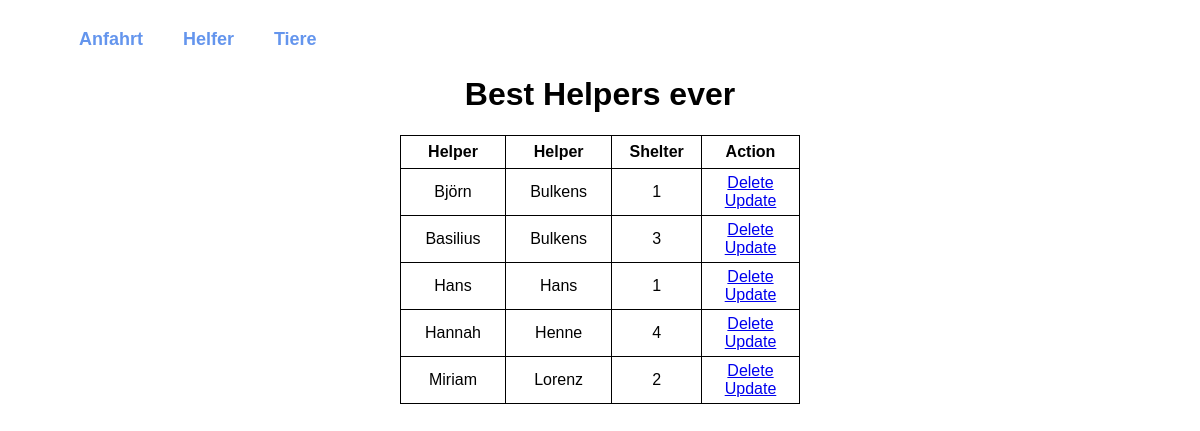
Before: / with the older database file.
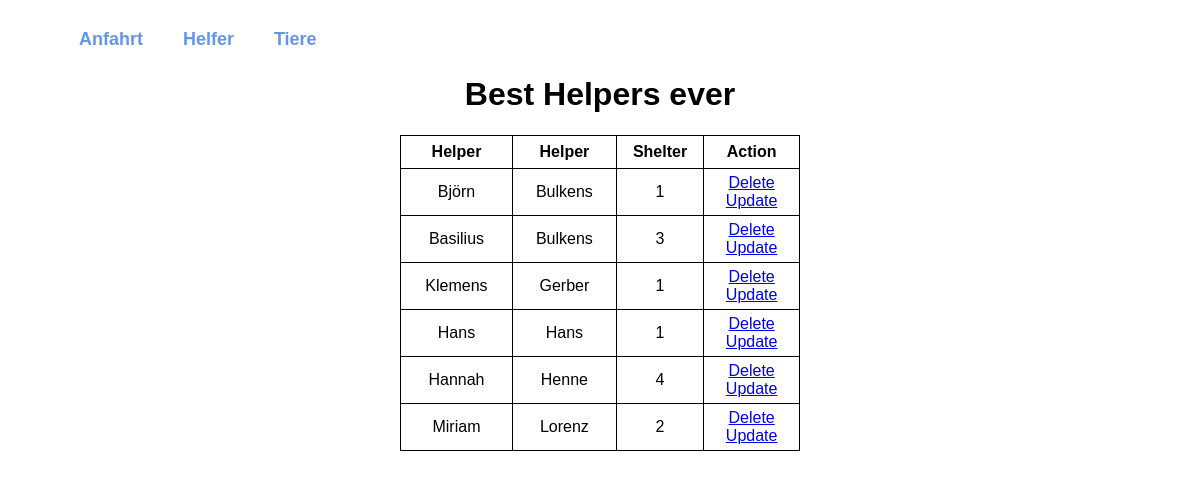
After: the same page with the newer database file.
### database.py (models this page shows, shortened)
class Volunteers(db.Model):
    id = db.Column(db.Integer, primary_key=True)
    firstname = db.Column(db.String(20), nullable=False)
    lastname  = db.Column(db.String(20), nullable=False)
    gender = db.Column(db.String(1), nullable=False)
    birthday = db.Column(db.DateTime, nullable=False)
    password = db.Column(db.String(20), nullable=False)
    shelter = db.Column(db.Integer, db.ForeignKey('shelters.id'), nullable=False)

### database.py (the view)
@app.route('/', methods=['POST', 'GET'])
def index():
    if request.method == 'POST':
        date_in = request.form['Datum']
        date_out = datetime(*[int(v) for v in date_in.replace('T', '-').replace(':', '-').split('-')])
        volu_data= [request.form['niederlassung'],
                    request.form['vorname'],
                    request.form['nachname'],
                    request.form['gender'],
                    date_out,
                    request.form['Password'],
                    request.form['Password2']]
        new_volu = Volunteers(firstname=volu_data[1],
                            lastname=volu_data[2],
                            gender=volu_data[3],
                            birthday=volu_data[4],
                            password=volu_data[5],
                            shelter=volu_data[0])
        try:
            db.session.add(new_volu)
            db.session.commit()
            return redirect('/')
        except:
            return 'There was an issue adding your task'
    else:
        volus = Volunteers.query.order_by(Volunteers.lastname).all()
        return render_template('index.html', tasks=volus)

### templates/index.html (shortened to what this page needs)
{% extends 'base.html' %}
{% block body %}
<div class="content">
    <h1 style="text-align: center">Best Helpers ever</h1>
    {% if tasks|length < 1 %}
    <h4 style="text-align: center">There are no Volunteers! :(</h4>
    {% else %}
    <table>
        <tr>
            <th>Helper</th>
            <th>Helper</th>
            <th>Shelter</th>
            <th>Action</th>
        </tr>
        {% for task in tasks %}
            <tr>
                <td>{{ task.firstname }}</td>
                <td>{{ task.lastname }}</td>
                <td>{{ task.shelter }}</td>
                <td>
                    <a href="/delete/{{task.id}}">Delete</a>
                    <br>
                    <a href="/update/{{task.id}}">Update</a>
                </td>
            </tr>
        {% endfor %}
    </table>
    {% endif %}
</div>
{% endblock %}

### templates/base.html (shortened to what this page needs)
<!DOCTYPE html>
<html lang="en">
    <head>
        <link rel="stylesheet" href="../static/css/main.css">
    </head>
    <body>
        {% block navbar %}
        <div class="navbar navbar-fixed-top" style="margin-left: 0.5cm; margin-top: .5cm; margin-bottom: .5cm;">
              <ul class="navbar-nav mr-auto nav-fill w-100" style="font-size: large; background-color: rgb(204, 204, 204);">
                <li class="nav-item"><a style="text-decoration: none; color: cornflowerblue; font-weight: bold; font-size: large;" class="nav-link naveintrag" href="/UC1">Anfahrt</a></li>
                <li class="nav-item"><a style="text-decoration: none; color: cornflowerblue; font-weight: bold; font-size: large;" class="nav-link" href="/UC2">Helfer</a></li>
                <li class="nav-item"><a style="text-decoration: none; color: cornflowerblue; font-weight: bold; font-size: large;" class="nav-link" href="/UC3">Tiere</a></li>
              </ul>
        </div>
        <br><br>
        {% endblock %}
        {%block body%}{% endblock %}
    </body>
</html>

### static/css/main.css (style rules this page uses)
body, html { margin: 0; font-family: 'Arial'; }
.content { margin: 0 auto; width: 400px; }
table, td, th { border: 1px solid rgb(0, 0, 0); }
table { border-collapse: collapse; width: 100%; }
th { height: 30px; }
td { text-align: center; padding: 5px; }
li { color: black; float: left; position: relative; padding: 10px 20px; overflow: hidden; }
li::after { background-color: black; content: ""; width: 0; height: 5px; left: 0; bottom: 0; margin-left: 40%; margin-right: 40%; transition: width 0.35s ease 0s; position: absolute; }

Changed rows visible on the page:
added Volunteers: firstname "Klemens", lastname "Gerber", shelter "1"
